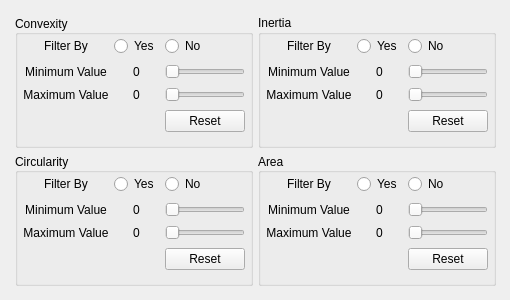
       <widget class="QWidget" name="tab_2">
        <attribute name="title">
         <string>Ball Detection</string>
        </attribute>
        <widget class="QWidget" name="gridLayoutWidget_4">
         <property name="geometry">
          <rect>
           <x>10</x>
           <y>10</y>
           <width>491</width>
           <height>281</height>
          </rect>
         </property>
         <layout class="QGridLayout" name="gridLayout_4" rowstretch="0,0,0">
          <property name="sizeConstraint">
           <enum>QLayout::SetDefaultConstraint</enum>
          </property>
          <property name="leftMargin">
           <number>5</number>
          </property>
          <property name="topMargin">
           <number>5</number>
          </property>
          <property name="rightMargin">
           <number>5</number>
          </property>
          <property name="bottomMargin">
           <number>5</number>
          </property>
          <property name="spacing">
           <number>5</number>
          </property>
          <item row="1" column="1">
           <widget class="QGroupBox" name="groupBox_2">
            <property name="title">
             <string>Inertia</string>
            </property>
            <widget class="QWidget" name="gridLayoutWidget_2">
             <property name="geometry">
              <rect>
               <x>9</x>
               <y>19</y>
               <width>221</width>
               <height>104</height>
              </rect>
             </property>
             <layout class="QGridLayout" name="gridLayout_2">
              <item row="2" column="1">
               <widget class="QLabel" name="label_84">
                <property name="maximumSize">
                 <size>
                  <width>100</width>
                  <height>16777215</height>
                 </size>
                </property>
                <property name="layoutDirection">
                 <enum>Qt::LeftToRight</enum>
                </property>
                <property name="text">
                 <string>0</string>
                </property>
                <property name="alignment">
                 <set>Qt::AlignCenter</set>
                </property>
               </widget>
              </item>
              <item row="0" column="0">
               <widget class="QLabel" name="label_80">
                <property name="maximumSize">
                 <size>
                  <width>100</width>
                  <height>16777215</height>
                 </size>
                </property>
                <property name="layoutDirection">
                 <enum>Qt::LeftToRight</enum>
                </property>
                <property name="text">
                 <string>Filter By</string>
                </property>
                <property name="alignment">
                 <set>Qt::AlignCenter</set>
                </property>
               </widget>
              </item>
              <item row="2" column="0">
               <widget class="QLabel" name="label_83">
                <property name="maximumSize">
                 <size>
                  <width>100</width>
                  <height>16777215</height>
                 </size>
                </property>
                <property name="layoutDirection">
                 <enum>Qt::LeftToRight</enum>
                </property>
                <property name="text">
                 <string>Maximum Value</string>
                </property>
                <property name="alignment">
                 <set>Qt::AlignCenter</set>
                </property>
               </widget>
              </item>
              <item row="1" column="2">
               <widget class="QSlider" name="horizontalSlider_7">
                <property name="orientation">
                 <enum>Qt::Horizontal</enum>
                </property>
               </widget>
              </item>
              <item row="0" column="1">
               <widget class="QRadioButton" name="radioButton_7">
                <property name="text">
                 <string>Yes</string>
                </property>
               </widget>
              </item>
              <item row="1" column="0">
               <widget class="QLabel" name="label_81">
                <property name="maximumSize">
                 <size>
                  <width>100</width>
                  <height>16777215</height>
                 </size>
                </property>
                <property name="layoutDirection">
                 <enum>Qt::LeftToRight</enum>
                </property>
                <property name="text">
                 <string>Minimum Value</string>
                </property>
                <property name="alignment">
                 <set>Qt::AlignCenter</set>
                </property>
               </widget>
              </item>
              <item row="2" column="2">
               <widget class="QSlider" name="horizontalSlider_8">
                <property name="orientation">
                 <enum>Qt::Horizontal</enum>
                </property>
               </widget>
              </item>
              <item row="0" column="2">
               <widget class="QRadioButton" name="radioButton_8">
                <property name="text">
                 <string>No</string>
                </property>
               </widget>
              </item>
              <item row="1" column="1">
               <widget class="QLabel" name="label_82">
                <property name="maximumSize">
                 <size>
                  <width>100</width>
                  <height>16777215</height>
                 </size>
                </property>
                <property name="layoutDirection">
                 <enum>Qt::LeftToRight</enum>
                </property>
                <property name="text">
                 <string>0</string>
                </property>
                <property name="alignment">
                 <set>Qt::AlignCenter</set>
                </property>
               </widget>
              </item>
              <item row="3" column="2">
               <widget class="QPushButton" name="pushButton_6">
                <property name="maximumSize">
                 <size>
                  <width>100</width>
                  <height>16777215</height>
                 </size>
                </property>
                <property name="cursor">
                 <cursorShape>PointingHandCursor</cursorShape>
                </property>
                <property name="layoutDirection">
                 <enum>Qt::LeftToRight</enum>
                </property>
                <property name="autoFillBackground">
                 <bool>false</bool>
                </property>
                <property name="text">
                 <string>Reset</string>
                </property>
                <property name="checkable">
                 <bool>false</bool>
                </property>
               </widget>
              </item>
             </layout>
            </widget>
           </widget>
          </item>
          <item row="1" column="0">
           <widget class="QGroupBox" name="groupBox">
            <property name="title">
             <string>Convexity</string>
            </property>
            <property name="alignment">
             <set>Qt::AlignLeading|Qt::AlignLeft|Qt::AlignVCenter</set>
            </property>
            <widget class="QWidget" name="gridLayoutWidget">
             <property name="geometry">
              <rect>
               <x>9</x>
               <y>19</y>
               <width>221</width>
               <height>104</height>
              </rect>
             </property>
             <layout class="QGridLayout" name="gridLayout">
              <item row="0" column="2">
               <widget class="QRadioButton" name="radioButton_6">
                <property name="text">
                 <string>No</string>
                </property>
               </widget>
              </item>
              <item row="2" column="2">
               <widget class="QSlider" name="horizontalSlider_6">
                <property name="orientation">
                 <enum>Qt::Horizontal</enum>
                </property>
               </widget>
              </item>
              <item row="2" column="1">
               <widget class="QLabel" name="label_79">
                <property name="maximumSize">
                 <size>
                  <width>100</width>
                  <height>16777215</height>
                 </size>
                </property>
                <property name="layoutDirection">
                 <enum>Qt::LeftToRight</enum>
                </property>
                <property name="text">
                 <string>0</string>
                </property>
                <property name="alignment">
                 <set>Qt::AlignCenter</set>
                </property>
               </widget>
              </item>
              <item row="2" column="0">
               <widget class="QLabel" name="label_78">
                <property name="maximumSize">
                 <size>
                  <width>100</width>
                  <height>16777215</height>
                 </size>
                </property>
                <property name="layoutDirection">
                 <enum>Qt::LeftToRight</enum>
                </property>
                <property name="text">
                 <string>Maximum Value</string>
                </property>
                <property name="alignment">
                 <set>Qt::AlignCenter</set>
                </property>
               </widget>
              </item>
              <item row="0" column="1">
               <widget class="QRadioButton" name="radioButton_5">
                <property name="text">
                 <string>Yes</string>
                </property>
               </widget>
              </item>
              <item row="0" column="0">
               <widget class="QLabel" name="label_75">
                <property name="maximumSize">
                 <size>
                  <width>100</width>
                  <height>16777215</height>
                 </size>
                </property>
                <property name="layoutDirection">
                 <enum>Qt::LeftToRight</enum>
                </property>
                <property name="text">
                 <string>Filter By</string>
                </property>
                <property name="alignment">
                 <set>Qt::AlignCenter</set>
                </property>
               </widget>
              </item>
              <item row="1" column="2">
               <widget class="QSlider" name="horizontalSlider_5">
                <property name="orientation">
                 <enum>Qt::Horizontal</enum>
                </property>
               </widget>
              </item>
              <item row="1" column="1">
               <widget class="QLabel" name="label_77">
                <property name="maximumSize">
                 <size>
                  <width>100</width>
                  <height>16777215</height>
                 </size>
                </property>
                <property name="layoutDirection">
                 <enum>Qt::LeftToRight</enum>
                </property>
                <property name="text">
                 <string>0</string>
                </property>
                <property name="alignment">
                 <set>Qt::AlignCenter</set>
                </property>
               </widget>
              </item>
              <item row="1" column="0">
               <widget class="QLabel" name="label_76">
                <property name="maximumSize">
                 <size>
                  <width>100</width>
                  <height>16777215</height>
                 </size>
                </property>
                <property name="layoutDirection">
                 <enum>Qt::LeftToRight</enum>
                </property>
                <property name="text">
                 <string>Minimum Value</string>
                </property>
                <property name="alignment">
                 <set>Qt::AlignCenter</set>
                </property>
               </widget>
              </item>
              <item row="3" column="2">
               <widget class="QPushButton" name="pushButton_5">
                <property name="maximumSize">
                 <size>
                  <width>100</width>
                  <height>16777215</height>
                 </size>
                </property>
                <property name="cursor">
                 <cursorShape>PointingHandCursor</cursorShape>
                </property>
                <property name="layoutDirection">
                 <enum>Qt::LeftToRight</enum>
                </property>
                <property name="autoFillBackground">
                 <bool>false</bool>
                </property>
                <property name="text">
                 <string>Reset</string>
                </property>
                <property name="checkable">
                 <bool>false</bool>
                </property>
               </widget>
              </item>
             </layout>
            </widget>
           </widget>
          </item>
          <item row="2" column="0">
           <widget class="QGroupBox" name="groupBox_3">
            <property name="title">
             <string>Circularity</string>
            </property>
            <property name="alignment">
             <set>Qt::AlignLeading|Qt::AlignLeft|Qt::AlignVCenter</set>
            </property>
            <widget class="QWidget" name="gridLayoutWidget_5">
             <property name="geometry">
              <rect>
               <x>9</x>
               <y>19</y>
               <width>221</width>
               <height>104</height>
              </rect>
             </property>
             <layout class="QGridLayout" name="gridLayout_5">
              <item row="0" column="0">
               <widget class="QLabel" name="label_85">
                <property name="maximumSize">
                 <size>
                  <width>100</width>
                  <height>16777215</height>
                 </size>
                </property>
                <property name="layoutDirection">
                 <enum>Qt::LeftToRight</enum>
                </property>
                <property name="text">
                 <string>Filter By</string>
                </property>
                <property name="alignment">
                 <set>Qt::AlignCenter</set>
                </property>
               </widget>
              </item>
              <item row="1" column="2">
               <widget class="QSlider" name="horizontalSlider_9">
                <property name="orientation">
                 <enum>Qt::Horizontal</enum>
                </property>
               </widget>
              </item>
              <item row="0" column="2">
               <widget class="QRadioButton" name="radioButton_10">
                <property name="text">
                 <string>No</string>
                </property>
               </widget>
              </item>
              <item row="2" column="0">
               <widget class="QLabel" name="label_88">
                <property name="maximumSize">
                 <size>
                  <width>100</width>
                  <height>16777215</height>
                 </size>
                </property>
                <property name="layoutDirection">
                 <enum>Qt::LeftToRight</enum>
                </property>
                <property name="text">
                 <string>Maximum Value</string>
                </property>
                <property name="alignment">
                 <set>Qt::AlignCenter</set>
                </property>
               </widget>
              </item>
              <item row="1" column="1">
               <widget class="QLabel" name="label_87">
                <property name="maximumSize">
                 <size>
                  <width>100</width>
                  <height>16777215</height>
                 </size>
                </property>
                <property name="layoutDirection">
                 <enum>Qt::LeftToRight</enum>
                </property>
                <property name="text">
                 <string>0</string>
                </property>
                <property name="alignment">
                 <set>Qt::AlignCenter</set>
                </property>
               </widget>
              </item>
              <item row="2" column="2">
               <widget class="QSlider" name="horizontalSlider_10">
                <property name="orientation">
                 <enum>Qt::Horizontal</enum>
                </property>
               </widget>
              </item>
              <item row="2" column="1">
               <widget class="QLabel" name="label_89">
                <property name="maximumSize">
                 <size>
                  <width>100</width>
                  <height>16777215</height>
                 </size>
                </property>
                <property name="layoutDirection">
                 <enum>Qt::LeftToRight</enum>
                </property>
                <property name="text">
                 <string>0</string>
                </property>
                <property name="alignment">
                 <set>Qt::AlignCenter</set>
                </property>
               </widget>
              </item>
              <item row="0" column="1">
               <widget class="QRadioButton" name="radioButton_9">
                <property name="text">
                 <string>Yes</string>
                </property>
               </widget>
              </item>
              <item row="1" column="0">
               <widget class="QLabel" name="label_86">
                <property name="maximumSize">
                 <size>
                  <width>100</width>
                  <height>16777215</height>
                 </size>
                </property>
                <property name="layoutDirection">
                 <enum>Qt::LeftToRight</enum>
                </property>
                <property name="text">
                 <string>Minimum Value</string>
                </property>
                <property name="alignment">
                 <set>Qt::AlignCenter</set>
                </property>
               </widget>
              </item>
              <item row="3" column="2">
               <widget class="QPushButton" name="pushButton_8">
                <property name="maximumSize">
                 <size>
                  <width>100</width>
                  <height>16777215</height>
                 </size>
                </property>
                <property name="cursor">
                 <cursorShape>PointingHandCursor</cursorShape>
                </property>
                <property name="layoutDirection">
                 <enum>Qt::LeftToRight</enum>
                </property>
                <property name="autoFillBackground">
                 <bool>false</bool>
                </property>
                <property name="text">
                 <string>Reset</string>
                </property>
                <property name="checkable">
                 <bool>false</bool>
                </property>
               </widget>
              </item>
             </layout>
            </widget>
           </widget>
          </item>
          <item row="2" column="1">
           <widget class="QGroupBox" name="groupBox_4">
            <property name="title">
             <string>Area</string>
            </property>
            <property name="alignment">
             <set>Qt::AlignLeading|Qt::AlignLeft|Qt::AlignVCenter</set>
            </property>
            <widget class="QWidget" name="gridLayoutWidget_6">
             <property name="geometry">
              <rect>
               <x>9</x>
               <y>19</y>
               <width>221</width>
               <height>104</height>
              </rect>
             </property>
             <layout class="QGridLayout" name="gridLayout_6">
              <item row="1" column="0">
               <widget class="QLabel" name="label_91">
                <property name="maximumSize">
                 <size>
                  <width>100</width>
                  <height>16777215</height>
                 </size>
                </property>
                <property name="layoutDirection">
                 <enum>Qt::LeftToRight</enum>
                </property>
                <property name="text">
                 <string>Minimum Value</string>
                </property>
                <property name="alignment">
                 <set>Qt::AlignCenter</set>
                </property>
               </widget>
              </item>
              <item row="0" column="0">
               <widget class="QLabel" name="label_90">
                <property name="maximumSize">
                 <size>
                  <width>100</width>
                  <height>16777215</height>
                 </size>
                </property>
                <property name="layoutDirection">
                 <enum>Qt::LeftToRight</enum>
                </property>
                <property name="text">
                 <string>Filter By</string>
                </property>
                <property name="alignment">
                 <set>Qt::AlignCenter</set>
                </property>
               </widget>
              </item>
              <item row="2" column="2">
               <widget class="QSlider" name="horizontalSlider_12">
                <property name="orientation">
                 <enum>Qt::Horizontal</enum>
                </property>
               </widget>
              </item>
              <item row="2" column="0">
               <widget class="QLabel" name="label_93">
                <property name="maximumSize">
                 <size>
                  <width>100</width>
                  <height>16777215</height>
                 </size>
                </property>
                <property name="layoutDirection">
                 <enum>Qt::LeftToRight</enum>
                </property>
                <property name="text">
                 <string>Maximum Value</string>
                </property>
                <property name="alignment">
                 <set>Qt::AlignCenter</set>
                </property>
               </widget>
              </item>
              <item row="1" column="1">
               <widget class="QLabel" name="label_92">
                <property name="maximumSize">
                 <size>
                  <width>100</width>
                  <height>16777215</height>
                 </size>
                </property>
                <property name="layoutDirection">
                 <enum>Qt::LeftToRight</enum>
                </property>
                <property name="text">
                 <string>0</string>
                </property>
                <property name="alignment">
                 <set>Qt::AlignCenter</set>
                </property>
               </widget>
              </item>
              <item row="0" column="1">
               <widget class="QRadioButton" name="radioButton_11">
                <property name="text">
                 <string>Yes</string>
                </property>
               </widget>
              </item>
              <item row="1" column="2">
               <widget class="QSlider" name="horizontalSlider_11">
                <property name="orientation">
                 <enum>Qt::Horizontal</enum>
                </property>
               </widget>
              </item>
              <item row="0" column="2">
               <widget class="QRadioButton" name="radioButton_12">
                <property name="text">
                 <string>No</string>
                </property>
               </widget>
              </item>
              <item row="2" column="1">
               <widget class="QLabel" name="label_94">
                <property name="maximumSize">
                 <size>
                  <width>100</width>
                  <height>16777215</height>
                 </size>
                </property>
                <property name="layoutDirection">
                 <enum>Qt::LeftToRight</enum>
                </property>
                <property name="text">
                 <string>0</string>
                </property>
                <property name="alignment">
                 <set>Qt::AlignCenter</set>
                </property>
               </widget>
              </item>
              <item row="3" column="2">
               <widget class="QPushButton" name="pushButton_7">
                <property name="maximumSize">
                 <size>
                  <width>100</width>
                  <height>16777215</height>
                 </size>
                </property>
                <property name="cursor">
                 <cursorShape>PointingHandCursor</cursorShape>
                </property>
                <property name="layoutDirection">
                 <enum>Qt::LeftToRight</enum>
                </property>
                <property name="autoFillBackground">
                 <bool>false</bool>
                </property>
                <property name="text">
                 <string>Reset</string>
                </property>
                <property name="checkable">
                 <bool>false</bool>
                </property>
               </widget>
              </item>
             </layout>
            </widget>
           </widget>
          </item>
         </layout>
        </widget>
       </widget>
